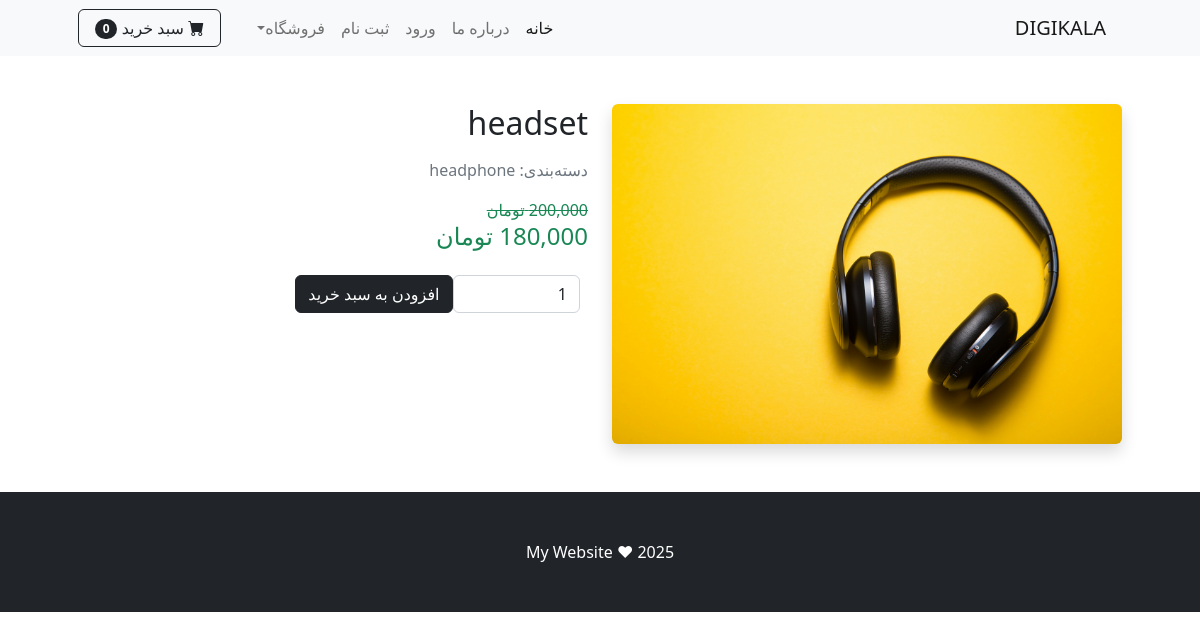
The app's page /product/2, older data.
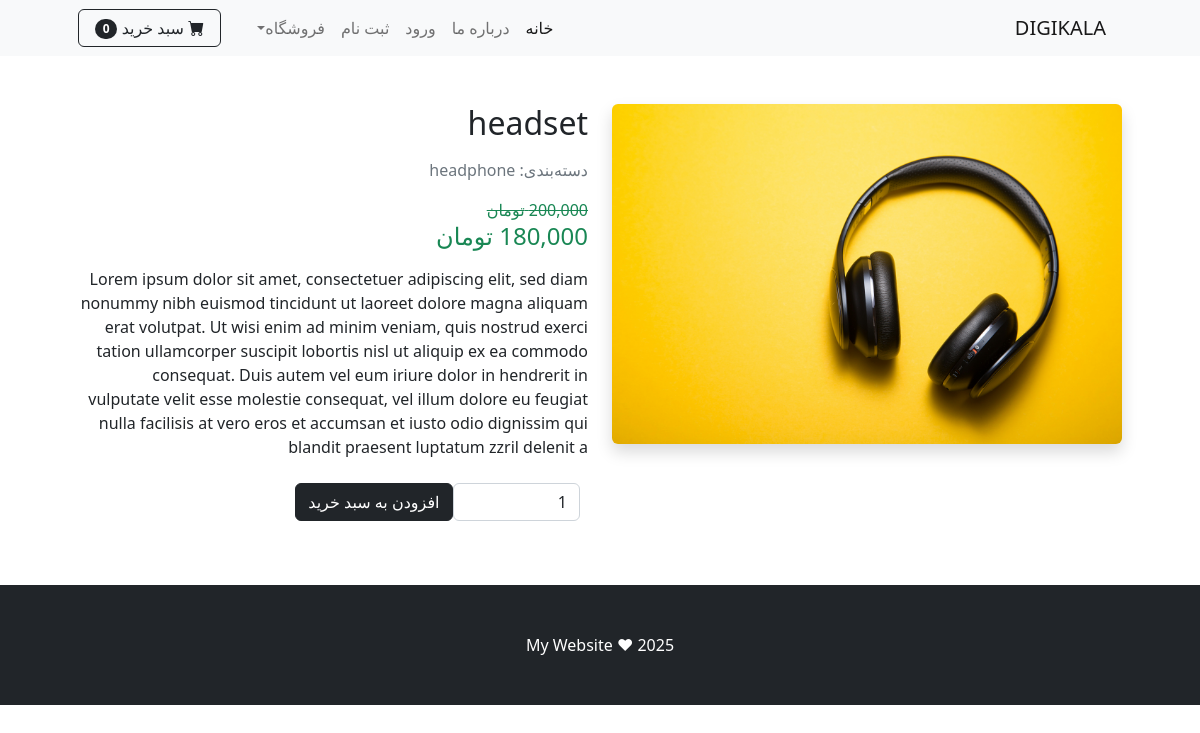
The same page, newer data.
### shop/models.py (models this page shows, shortened)
class Product(models.Model):
    name = models.CharField(max_length=40)
    description = models.CharField(max_length=500, default='',blank=True)
    price = models.DecimalField(default=0, decimal_places=0, max_digits=12)
    category = models.ForeignKey(Category, on_delete=models.CASCADE, default=1)
    picture = models.ImageField(upload_to='upload/product/')
    is_sale = models.BooleanField(default=False)
    sale_price = models.DecimalField(default=0, decimal_places=0, max_digits=12)
    star = models.IntegerField(default=0,validators=[MinValueValidator(0), MaxValueValidator(5)])

class Category(models.Model):
    name = models.CharField(max_length=20)
    def __str__(self):
        return self.name

### shop/views.py (the view)
# urls.py: path('product/<int:pk>', views.product, name="product"),
def product(request,pk):
    product = Product.objects.get(id = pk)
    return render(request,'product.html',{'product':product})

### cart/cart.py (called while the page is built)
    def __len__(self):
        return len(self.cart)

### cart/context_processors.py (called while the page is built)
def cart(request):
    return{'cart':Cart(request)}

### shop/templates/product.html (shortened to what this page needs)
{% extends "base.html" %}
{% block content %}
<div class="container px-4 px-lg-5 mt-5" dir="rtl">
    <div class="row">
        <div class="col-md-6">
            <img src="{{ product.picture.url }}" alt="{{ product.name }}" class="img-fluid rounded shadow">
        </div>
        <div class="col-md-6">
            <h2 class="mb-3">{{ product.name }}</h2>
            <p class="text-muted">دسته‌بندی: {{ product.category }}</p>
            {% if product.is_sale %}
            <s class="text-success mb-3">{{ product.price }} تومان</s>
            <h4 class="text-success mb-3">{{ product.sale_price }} تومان</h4>
            {% else %}
            <h4 class="text-success mb-3">{{ product.price }} تومان</h4>
            {% endif %}
            <p class="mb-4">{{ product.description }}</p>
            <form method="post" action="#">
                <div class="d-flex">
                    <input type="number" name="quantity" id="cart-qty" value="1" min="1" class="form-control w-25 me-2">
                    <button type="button" class="btn btn-dark" value='{{ product.id }}' id='add-cart'>
                        افزودن به سبد خرید
                    </button>
                </div>
            </form>
        </div>
    </div>
</div>
{% endblock %}

Row changes from the older to the newer data that the page shows:
changed Product "headset": description (not shown) → "Lorem ipsum dolor sit amet, consectetuer adipiscing elit, sed diam nonummy nibh euismod tincidunt ut laoreet dolore magna aliquam erat volutpat. Ut wisi enim ad minim veniam, quis nostrud exerci tation ullamcorper suscipit lobortis nisl ut aliquip ex ea commodo consequat. Duis autem vel eum iriure dolor in hendrerit in vulputate velit esse molestie consequat, vel illum dolore eu feugiat nulla facilisis at vero eros et accumsan et iusto odio dignissim qui blandit praesent luptatum zzril delenit a"
